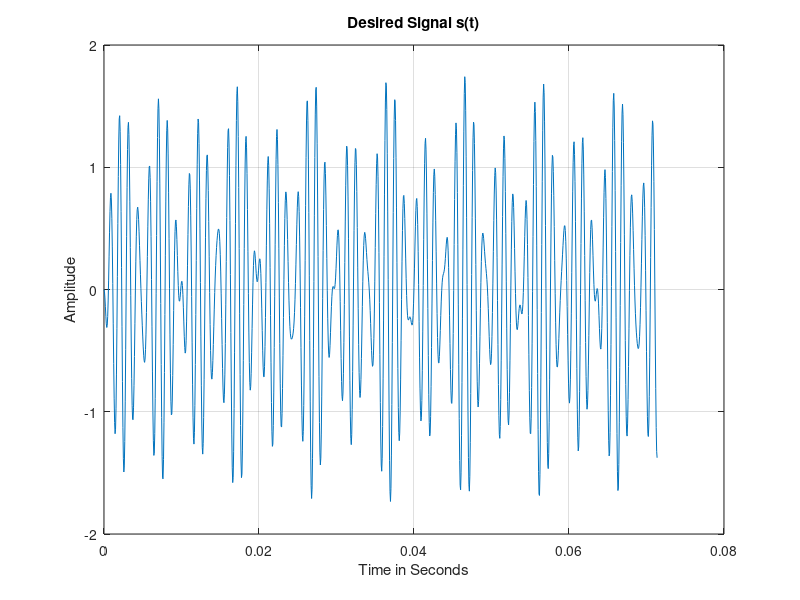
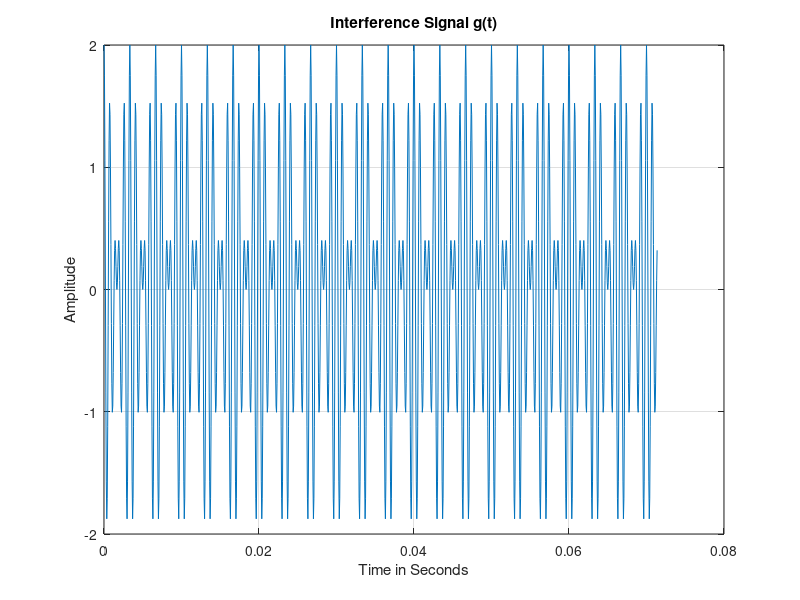
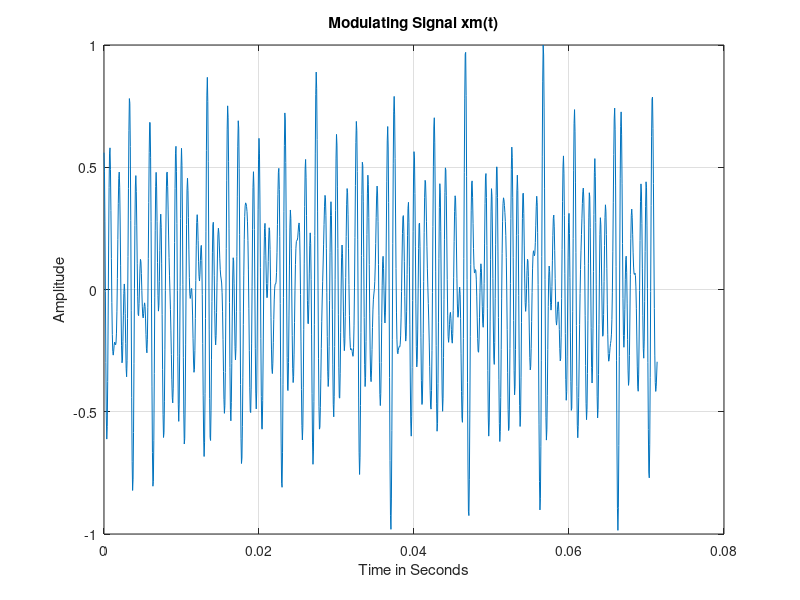
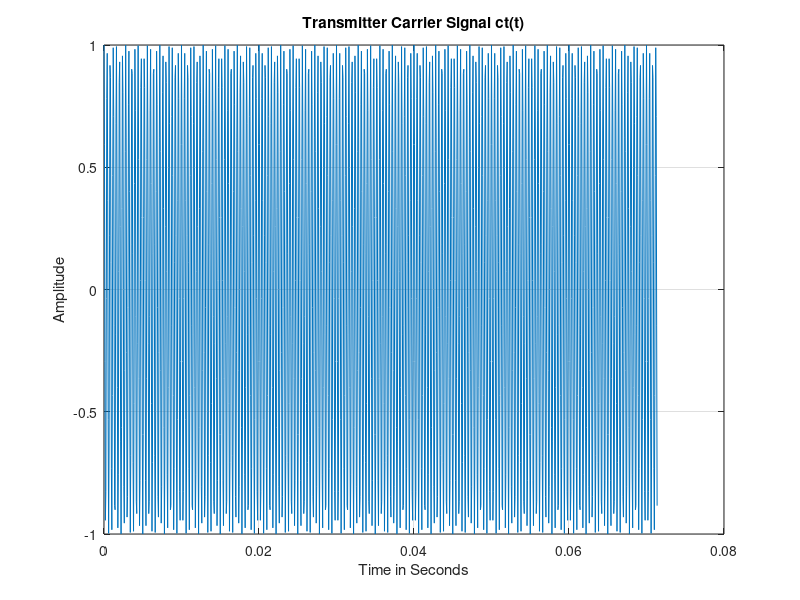

Here is the MATLAB script that generated these plots, in order:
%inel4301s096gp01t4hw01 
%Inel 4301 - Communication Theory I 
%MATLAB CLASS ASSIGNAMENT 01(MCA01) 
%Double Sideband Suppressed Carrier Systems 
%Prof. Domingo Antonio Rodríguez 
% 
%% 
%%PARAMETER SETTINGS****************************** 
%% 
clear all 
close all 
Fs=16800;           %Sampling frequency 
Ts=1/Fs;            %Sampling time or temporal resolution 
f1=784;             %First frequency component (G5) of s(t) 
f2=880;             %Second frequency component (A5) of s(t) 
f3=988;             %Third frequency component of (B5) s(t) 
fc=2500;            %Frequency of carrier signal > 2*fm 
fm=1000;             %Bandwidth of desired signal s(t) 
Ns=1200;             %Number of samples of s(t) 
Tw=Ns*Ts;           %Time observation window for s(t) 
t=0:Ts:Tw-Ts;       %Time axis for desired signal s(t)  
%% 
%%TRANSMITTER SYSTEM****************************** 
%% 
s=(-7*cos(2*pi*f1*t)+2*cos(2*pi*f2*t)+5*cos(2*pi*f3*t))/8; 
g=1*cos(2*pi*1200*t)+1*cos(2*pi*1500*t);    %Interference signal g(t) 
max_sg=max(s+g);        %Absolute value of signal s(t)+g(t) 
xm=(s+g)/max_sg;        %Normalized Modulating signal xm(t)         
ct=cos(2*pi*fc*t);      %Transmitter carrier signal ct(t) 
xc=xm.*ct;              %Modulated signal xc(t) 
%% 
%%Transmitter's Band-Pass Filter Design 
%% 
fu=fc+fm;           %Upper cut-off frequency 
fl=fc-fm;           %Lower cut-off frequency 
wu=(2*fu)/Fs;       %Normalized upper frequency       
wl=(2*fl)/Fs;       %Normalized lower frequency 
wb=[wl wu];         %Bandwidth of band-pass filter 
Mb=101;             %Order of band-pass filter 
thB=0:Ts:Mb*Ts-Ts;  %Time axis of impulse response signal hB(t) 
hB=fir1(Mb-1,wb,'bandpass');    %Filter design function 
yci=conv(xc,hB);        %Discrete-time convolution operation 
lyci=length(yci);       %Length of yci=Ns+Mb-1; 
tyci=0:Ts:(lyci-1)*Ts;  %Time axis of signal yci(t) 
%% 
%% COMMUNICATION CHANNEL************************** 
%%
nn=randn(lyci,1);           %AWGN with mean=0 and variance=1.

n=(1/1000)*transpose(nn);   %Attenuated noise signal n(t) 
yco=yci+0*n; 
%% 
%% RECEIVER SYSTEM******************************** 
%% 
cr=cos(2*pi*fc*tyci); 
yd=2*yco.*cr;       %Demodulated signal 
% 
%Low-Pass Filter Design*************************** 
% 
Wn=2*fm/Fs;         %Normalized cut-off frequency 
M=091;              %Order of the impulse response signal hL(t) 
thL=0:Ts:M*Ts-Ts;   %Time axis to plot impulse response signal 
hL=fir1(M-1,Wn);    %Impulse response signal 
% 
%Signal Filtering at the Receiver***************** 
% 
tr=0:Ts:(lyci+M-1)*Ts-Ts;   %Time axis for received signal 
xr=conv(yd,hL);             %Convolution operation for filtering 
Af=1;                       %Signal amplification factor 
xr=Af*xr; 
%% 
%%SIGNALS SPECTRA********************************** 
%% 
fres_s=1/(length(s)*Ts); 
faxis_s=-(Fs/2):fres_s:(Fs/2)-fres_s; 
Fss=fft(s); 
sFss=fftshift(Fss); 
asFss=abs(sFss); 
% 
fres_g=1/(length(g)*Ts); 
faxis_g=-(Fs/2):fres_g:(Fs/2)-fres_g; 
Fg=fft(g); 
sFg=fftshift(Fg); 
asFg=abs(sFg); 
% 
fres_xm=1/(length(xm)*Ts); 
faxis_xm=-(Fs/2):fres_xm:(Fs/2)-fres_xm; 
Fxm=fft(xm); 
sFxm=fftshift(Fxm); 
asFxm=abs(sFxm); 
% 
fres_ct=1/(length(ct)*Ts); 
faxis_ct=-(Fs/2):fres_ct:(Fs/2)-fres_ct; 
Fct=fft(ct); 
sFct=fftshift(Fct); 
asFct=abs(sFct); 
% 
fres_xc=1/(length(xc)*Ts); 

faxis_xc=-(Fs/2):fres_xc:(Fs/2)-fres_xc; 
Fxc=fft(xc); 
sFxc=fftshift(Fxc); 
asFxc=abs(sFxc); 
% 
fres_hB=1/(length(hB)*Ts); 
faxis_hB=-(Fs/2):fres_hB:(Fs/2)-fres_hB; 
FhB=fft(hB); 
sFhB=fftshift(FhB); 
asFhB=abs(sFhB); 
% 
fres_yci=1/(length(yci)*Ts); 
faxis_yci=-(Fs/2):fres_yci:(Fs/2)-fres_yci; 
Fyci=fft(yci); 
sFyci=fftshift(Fyci); 
asFyci=abs(sFyci); 
% 
fres_n=1/(length(n)*Ts); 
faxis_n=-(Fs/2):fres_n:(Fs/2)-fres_n; 
Fn=fft(n); 
sFn=fftshift(Fn); 
asFn=abs(sFn); 
% 
fres_yco=1/(length(yco)*Ts); 
faxis_yco=-(Fs/2):fres_yco:(Fs/2)-fres_yco; 
Fyco=fft(yco); 
sFyco=fftshift(Fyco); 
asFyco=abs(sFyco); 
% 
fres_cr=1/(length(cr)*Ts); 
faxis_cr=-(Fs/2):fres_cr:(Fs/2)-fres_cr; 
Fcr=fft(cr); 
sFcr=fftshift(Fcr); 
asFcr=abs(sFcr); 
% 
fres_yd=1/(length(yd)*Ts); 
faxis_yd=-(Fs/2):fres_yd:(Fs/2)-fres_yd; 
Fyd=fft(yd); 
sFyd=fftshift(Fyd); 
asFyd=abs(sFyd); 
% 
fres_hL=1/(length(hL)*Ts); 
faxis_hL=-(Fs/2):fres_hL:(Fs/2)-fres_hL; 
FhL=fft(hL); 
sFhL=fftshift(FhL); 
asFhL=abs(sFhL); 
% 
fres_xr=1/(length(xr)*Ts); 
faxis_xr=-(Fs/2):fres_xr:(Fs/2)-fres_xr;

Fxr=fft(xr); 
sFxr=fftshift(Fxr); 
asFxr=abs(sFxr); 
% 
%% 
%%PLOTS******************************************* 
%% 
% 
figure 
plot(t,s)               
grid 
xlabel('Time in Seconds') 
ylabel('Amplitude') 
title('Desired Signal s(t)') 
% 
figure 
plot(t,g)               
grid 
xlabel('Time in Seconds') 
ylabel('Amplitude') 
title('Interference Signal g(t)') 
% 
figure 
plot(t,xm)               
grid 
xlabel('Time in Seconds') 
ylabel('Amplitude') 
title('Modulating Signal xm(t)') 
% 
figure 
plot(t,ct) 
grid 
xlabel('Time in Seconds') 
ylabel('Amplitude') 
title('Transmitter Carrier Signal ct(t)') 
% 
figure 
plot(t,xc) 
grid 
xlabel('Time in Seconds') 
ylabel('Amplitude') 
title('Modulated Signal xc(t)') 
% 
figure 
plot(thB,hB,thB,hB,'o') 
grid 
xlabel('Time in Seconds') 
ylabel('Amplitude') 
title('Impulse Response Signal hB(t)')

% 
figure 
plot(tyci,yci) 
grid 
xlabel('Time in Seconds') 
ylabel('Amplitude') 
title('Channel Input Signal yci(t)') 
% 
figure 
plot(tyci,n) 
grid 
xlabel('Time in Seconds') 
ylabel('Amplitude') 
title('Channel Noise Signal n(t)') 
% 
figure 
plot(tyci,yco) 
grid 
xlabel('Time in Seconds') 
ylabel('Amplitude') 
title('Channel Output Signal yco(t)') 
% 
figure 
plot(tyci,cr) 
grid 
xlabel('Time in Seconds') 
ylabel('Amplitude') 
title('Receiver Carrier Signal cr(t)') 
% 
figure 
plot(tyci,yd) 
grid 
xlabel('Time in Seconds') 
ylabel('Amplitude') 
title('Demodulated Signal yd(t)') 
% 
figure 
plot(thL,hL,thL,hL,'o') 
grid 
xlabel('Time in Seconds') 
ylabel('Amplitude') 
title('Impulse Response Signal hL(t)') 
% 
figure 
plot(tr,xr) 
grid 
xlabel('Time in Seconds') 
ylabel('Amplitude') 
title('Receiver Output Signal Signal xr')

% 
figure 
plot(tr,xr) 
grid 
xlabel('Time in Seconds') 
ylabel('Amplitude') 
title('Signals s(t) vs. xr(t)') 
hold on 
plot(t,s) 
hold off 
% 
figure 
plot(faxis_s,asFss) 
grid 
xlabel('Frequency in Hertz') 
ylabel('Magnitude') 
title('Spectrum of Desired Signal s(t)') 
% 
figure 
plot(faxis_g,asFg) 
grid 
xlabel('Frequency in Hertz') 
ylabel('Magnitude') 
title('Spectrum of Interference Signa g(t)') 
% 
figure 
plot(faxis_xm,asFxm) 
grid 
xlabel('Frequency in Hertz') 
ylabel('Magnitude') 
title('Spectrum of Modulating Signal xm(t)') 
% 
figure 
plot(faxis_ct,asFct) 
grid 
xlabel('Frequency in Hertz') 
ylabel('Magnitude') 
title('Spectrum of Carrier Signal ct(t)') 
% 
figure 
plot(faxis_xc,asFxc) 
grid 
xlabel('Frequency in Hertz') 
ylabel('Magnitude') 
title('Spectrum of Modulated Signal xc(t)') 
% 
figure 
plot(faxis_hB,asFhB,faxis_hB,asFhB,'o') 
grid 

xlabel('Frequency in Hertz') 
ylabel('Magnitude') 
title('Spectrum of Band-Pass Filter Signal hB(t)') 
% 
figure 
plot(faxis_yci,asFyci) 
grid 
xlabel('Frequency in Hertz') 
ylabel('Magnitude') 
title('Spectrum of Channel Input Signal yci(t)') 
% 
figure 
plot(faxis_n,asFn) 
grid 
xlabel('Frequency in Hertz') 
ylabel('Magnitude') 
title('Spectrum of AWGN Signal n(t)') 
% 
figure 
plot(faxis_yco,asFyco) 
grid 
xlabel('Frequency in Hertz') 
ylabel('Magnitude') 
title('Spectrum of Channel Output Signal yco(t)') 
% 
figure 
plot(faxis_cr,asFcr) 
grid 
xlabel('Frequency in Hertz') 
ylabel('Magnitude') 
title('Spectrum of Receiver Carrier cr(t)') 
% 
figure 
plot(faxis_yd,asFyd) 
grid 
xlabel('Frequency in Hertz') 
ylabel('Magnitude') 
title('Spectrum of Demodulated Signal yd(t)') 
% 
figure 
plot(faxis_hL,asFhL,faxis_hL,asFhL,'o') 
grid 
xlabel('Frequency in Hertz') 
ylabel('Magnitude') 
title('Spectrum of Low-Pass Filter Signal hL(t)') 
% 
figure 
plot(faxis_xr,asFxr) 
grid 

xlabel('Frequency in Hertz') 
ylabel('Magnitude') 
title('Spectrum of Receiver Output Signal xr(t)') 
% 
figure 
plot(faxis_xr,asFxr) 
grid 
xlabel('Frequency in Hertz') 
ylabel('Magnitude') 
title('Spectra of Signals s(t) vs. xr(t)') 
hold on 
plot(faxis_s,asFss) 
hold off 
% 
sound(s,Fs) 
pause(2) 
sound(xm,Fs) 
pause(2) 
sound(xr,Fs) 
% 
clc 
disp('******************************') 
disp('Simulation ended succesfully') 
disp('******************************') 